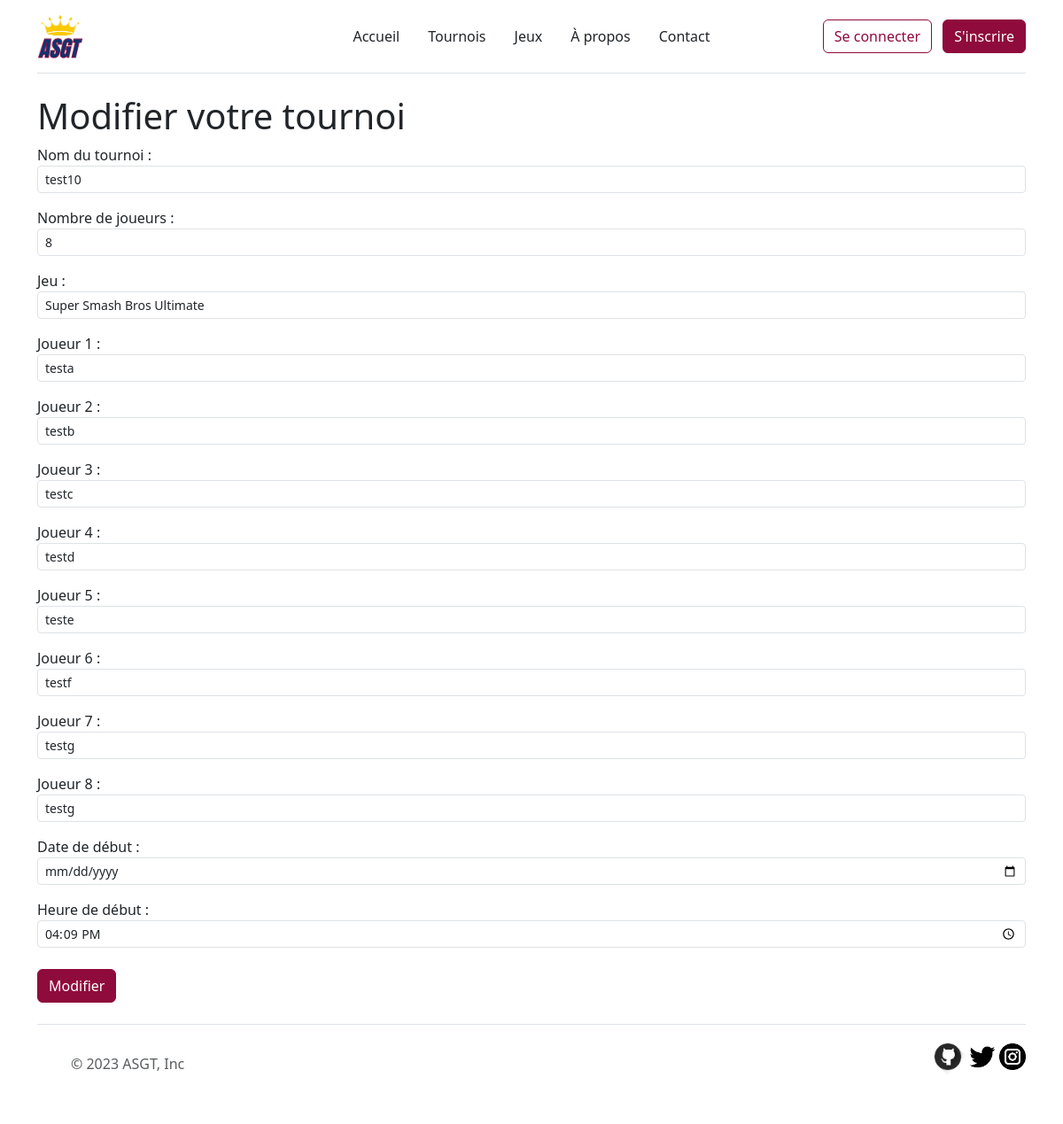
Screenshot of /tournois/21/modification/ with the database file from the repository.
### tournaments/models.py (models this page shows, shortened)
class Tournament(models.Model):
    tournament_name = models.fields.CharField(
        max_length=100,
        verbose_name="Nom du tournoi",
        blank=False,
        null=True
        )
    created_at = models.fields.DateTimeField(
        default=timezone.now(),
        verbose_name="Créé le"
        )
    updated_at = models.fields.DateTimeField(auto_now=True)
    nb_players = models.fields.IntegerField(validators=
        [MinValueValidator(8, "Le nombre de participants est imposé à 8 pour le moment"),
        MaxValueValidator(8, "Le nombre de participants est imposé à 8 pour le moment")],
        verbose_name="Nombre de participants",
        blank=False,
        null=True
        )
    game = models.ForeignKey(
        Games,
        on_delete=models.SET_NULL,
        verbose_name='Jeu',
        blank=False,
        null=True
        )
    admin = models.ForeignKey(
        User,
        null=True,
        on_delete=models.SET_NULL, #set_null car si on utilise CASCADE ça supprimera tout le tournoi
        verbose_name="Propriétaire",
        related_name='+'
        )
    player1 = models.fields.CharField(
        max_length=20,
        verbose_name="Joueur 1",
        blank=False,
        null=True)
    player2 = models.fields.CharField(
        max_length=20,
        verbose_name="Joueur 2",
        blank=False,
        null=True)
    player3 = models.fields.CharField(
        max_length=20,
        verbose_name="Joueur 3",
        blank=False,
        null=True)
    player4 = models.fields.CharField(
        max_length=20,
        verbose_name="Joueur 4",
        blank=False,
        null=True)
    player5 = models.fields.CharField(
        max_length=20,
        verbose_name="Joueur 5",
        blank=False,
        null=True)
    player6 = models.fields.CharField(
        max_length=20,
        verbose_name="Joueur 6",
        blank=False,
        null=True)
    player7 = models.fields.CharField(
        max_length=20,
        verbose_name="Joueur 7",
        blank=False,
        null=True)
    player8 = models.fields.CharField(
        max_length=20,
        verbose_name="Joueur 8",
        blank=False,
        null=True)
    start_date = models.fields.DateField(
        verbose_name="Date de début",
        blank=False,
        null=True
        )
    start_time = models.fields.TimeField(
        verbose_name="Heure de début",
        blank=False,
        null=True
        )

### tournaments/views.py (the view)
# urls.py: path('tournois/<int:tournament_id>/modification/', views.tournament_update, name='tournament-update'),
def tournament_update(request, tournament_id):
    tournament = Tournament.objects.get(id=tournament_id)
    if request.method == 'POST':
        tournament_form = TournamentForm(request.POST, instance=tournament)
        if tournament_form.is_valid():
            tournament_form.save()
            return redirect('tournament-detail', tournament.id)
    else:
        tournament_form = TournamentForm(instance=tournament)
    return render(request, 'tournaments/tournament-update.html', {'tournament_form': tournament_form})

### tournaments/models.py (called while the page is built)
    def __str__(self):
        return f'{self.game_name}'

### tournaments/templates/tournaments/tournament-update.html (shortened to what this page needs)
{% extends 'tournaments/base.html' %}
{% block content %}
<h1>Modifier votre tournoi</h1>
<form action="" method="post">
    {{ tournament_form.as_p }}
    <div class="mt-4">
        <button type="submit" class="btn btn-primary">Modifier</button>
    </div>
</form>
{% endblock %}

### tournaments/static/tournaments/styles.css (style rules this page uses)
.btn-primary { background-color: #8f0b3b; border-color: #8f0b3b; }

### rows the page displays
Tournament: tournament_name "test10", nb_players "8", game "Super Smash Bros Ultimate", player1 "testa", player2 "testb", player3 "testc", player4 "testd", player5 "teste", player6 "testf", player7 "testg", player8 "testg", start_time "16:09:00"
